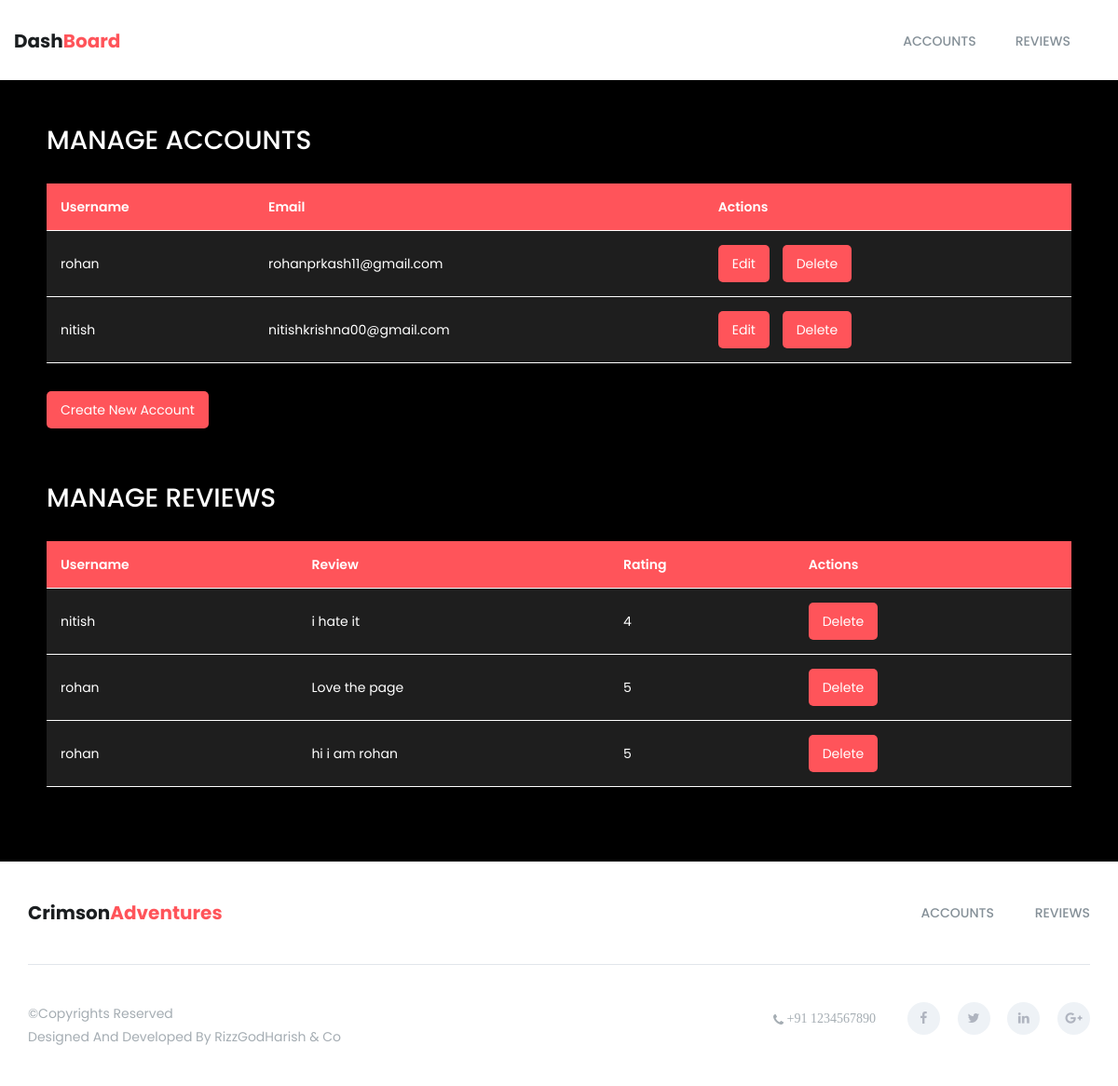
The page /admin_dashboard (signed in) on the database as committed earlier.
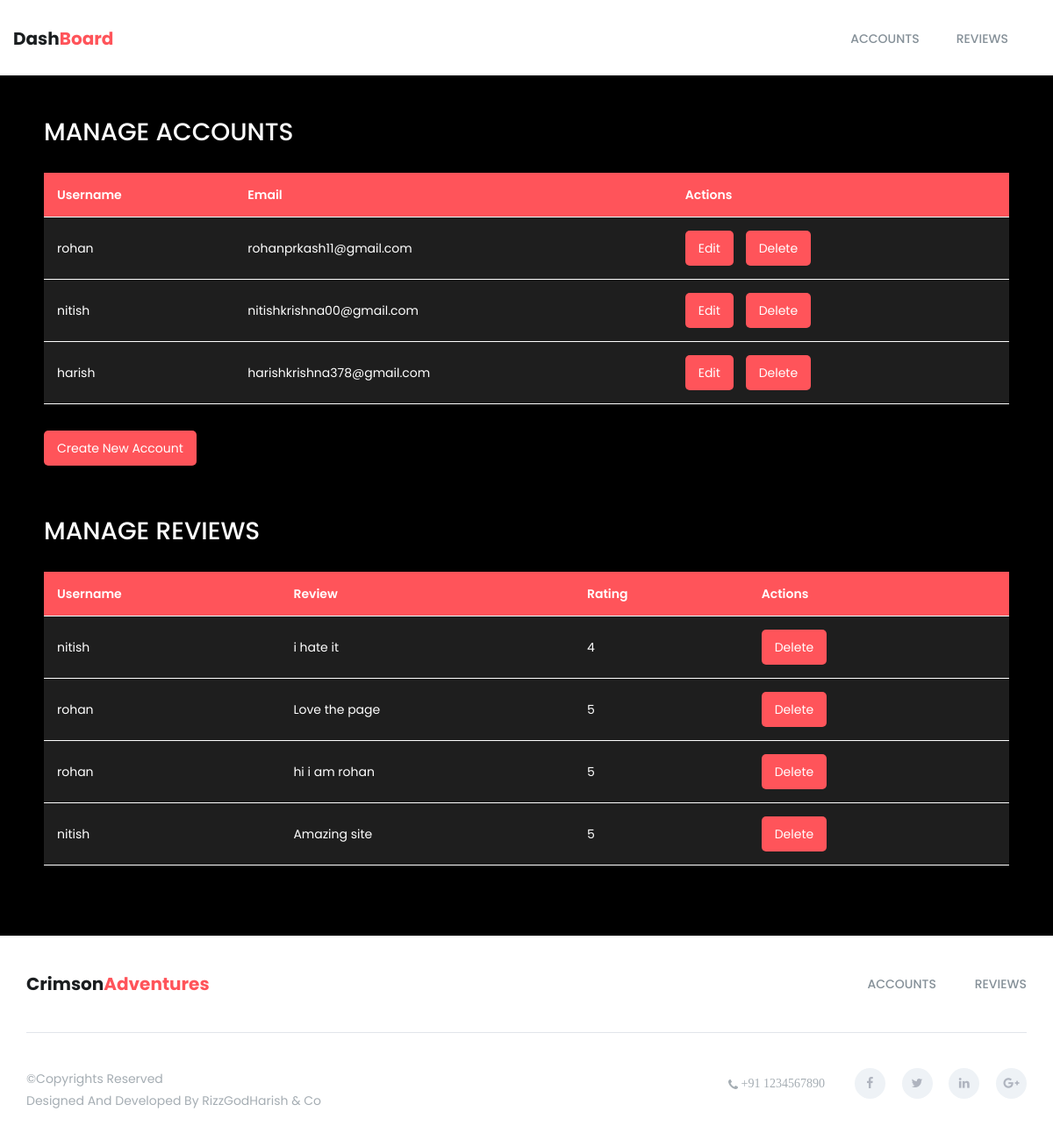
The same page on the database as committed later.
### tables this page shows
CREATE TABLE user (
                            id INTEGER PRIMARY KEY AUTOINCREMENT,
                            username TEXT UNIQUE NOT NULL,
                            email TEXT UNIQUE NOT NULL,
                            password TEXT NOT NULL
                        );

CREATE TABLE reviews (
                            id INTEGER PRIMARY KEY AUTOINCREMENT,
                            user_id INTEGER,
                            username TEXT,
                            rating INTEGER NOT NULL,
                            review_text TEXT,
                            created_at DATETIME DEFAULT CURRENT_TIMESTAMP,
                            FOREIGN KEY (user_id) REFERENCES user (id)
                        );

### app.py (the view)
@app.route('/admin_dashboard')
def admin_dashboard():
    if 'loggedin' in session:
        conn = get_db_connection()
        accounts = conn.execute('SELECT id, username, email FROM user').fetchall()
        reviews = conn.execute('SELECT id, username, review_text, rating FROM reviews').fetchall()
        conn.close()
        return render_template('admin_dashboard.html', accounts=accounts, reviews=reviews)
    else:
        flash('You need to log in as an admin to view this page.', 'danger')
        return redirect(url_for('login'))

### app.py (called while the page is built)
def get_db_connection():
    conn = sqlite3.connect('tourism_website.db')
    conn.row_factory = sqlite3.Row
    return conn

### templates/admin_dashboard.html (shortened to what this page needs)
<!doctype html>
<html class="no-js" lang="en">
<head>
    <link rel="stylesheet" href="{{ url_for('static', filename='css/font-awesome.min.css') }}">
    <link rel="stylesheet" href="{{ url_for('static', filename='css/linearicons.css') }}">
    <link rel="stylesheet" href="{{ url_for('static', filename='css/animate.css') }}">
    <link rel="stylesheet" href="{{ url_for('static', filename='css/flaticon.css') }}">
    <link rel="stylesheet" href="{{ url_for('static', filename='css/slick.css') }}">
    <link rel="stylesheet" href="{{ url_for('static', filename='css/slick-theme.css') }}">
    <link rel="stylesheet" href="{{ url_for('static', filename='css/bootstrap.min.css') }}">
    <link rel="stylesheet" href="{{ url_for('static', filename='css/bootsnav.css') }}">
    <link rel="stylesheet" href="{{ url_for('static', filename='css/style.css') }}">
    <link rel="stylesheet" href="{{ url_for('static', filename='css/responsive.css') }}">
</head>
<body>
    <section class="top-area">
        <div class="header-area">
            <nav class="navbar navbar-default bootsnav  navbar-sticky navbar-scrollspy" data-minus-value-desktop="70"
                data-minus-value-mobile="55" data-speed="1000">
                <div class="container">
                    <div class="navbar-header">
                        <a class="navbar-brand" href="index.html">Dash<span>Board</span></a>
                    </div>
                    <div class="collapse navbar-collapse menu-ui-design" id="navbar-menu">
                        <ul class="nav navbar-nav navbar-right" data-in="fadeInDown" data-out="fadeOutUp">
                            <li class="scroll"><a href="#accounts">Accounts</a></li>
                            <li class="scroll"><a href="#reviews">Reviews</a></li>
                        </ul>
                    </div>
                </div>
            </nav>
        </div>
    </section>
    <div class="content-section">
        <h2 id="accounts">Manage Accounts</h2>
        <table>
            <thead>
                <tr>
                    <th>Username</th>
                    <th>Email</th>
                    <th>Actions</th>
                </tr>
            </thead>
            <tbody>
                {% for account in accounts %}
                <tr>
                    <td>{{ account.username }}</td>
                    <td>{{ account.email }}</td>
                    <td>
                        <button class="btn" onclick="openModal('editModal{{ account.id }}')">Edit</button>
                        <button class="btn" onclick="openModal('deleteModal{{ account.id }}')">Delete</button>
                    </td>
                </tr>
                {% endfor %}
            </tbody>
        </table>
        <button class="btn" onclick="openModal('createAccountModal')">Create New Account</button>
        <br><br><br><br>
        <h2 id="reviews">Manage Reviews</h2>
        <table>
            <thead>
                <tr>
                    <th>Username</th>
                    <th>Review</th>
                    <th>Rating</th>
                    <th>Actions</th>
                </tr>
            </thead>
            <tbody>
                {% for review in reviews %}
                <tr>
                    <td>{{ review.username }}</td>
                    <td>{{ review.review_text }}</td>
                    <td>{{ review.rating }}</td>
                    <td>
                        <button class="btn" onclick="openModal('deleteReviewModal{{ review.id }}')">Delete</button>
                    </td>
                </tr>
                {% endfor %}
            </tbody>
        </table>
    </div>
    <footer id="footer" class="footer">
        <div class="container">
            <div class="footer-menu">
                <div class="row">
                    <div class="col-sm-3">
                        <div class="navbar-header">
                            <a class="navbar-brand" href="index.html">Crimson<span>Adventures</span></a>
                        </div>
                    </div>
                    <div class="col-sm-9">
                        <ul class="footer-menu-item">
                            <li class="scroll"><a href="#accounts">Accounts</a></li>
                            <li class="scroll"><a href="#reviews">Reviews</a></li>
                        </ul>
                    </div>
                </div>
            </div>
            <div class="hm-footer-copyright">
                <div class="row">
                    <div class="col-sm-5">
                        <p> &copy;Copyrights Reserved </p>
                        <p>Designed and developed by <a href="">RizzGodHarish & Co</a></p>
                    </div>
                    <div class="col-sm-7">
                        <div class="footer-social">
                            <span><i class="fa fa-phone"> +91 1234567890</i></span>
                            <a href="#"><i class="fa fa-facebook"></i></a>
                            <a href="#"><i class="fa fa-twitter"></i></a>
                            <a href="#"><i class="fa fa-linkedin"></i></a>
                            <a href="#"><i class="fa fa-google-plus"></i></a>
                        </div>
                    </div>
                </div>
            </div>
        </div>
    </footer>
</body>
</html>

### static/css/bootsnav.css (style rules this page uses)
nav.bootsnav .container { position: relative; }
nav.navbar.bootsnav { margin-bottom: 0; -moz-border-radius: 0px; -webkit-border-radius: 0px; -o-border-radius: 0px; border-radius: 0px; background-color: #fff; border: none; border-bottom: solid 1px #e0e0e0; z-index: 9; }
nav.navbar.bootsnav ul.nav > li > a { color: #6f6f6f; background-color: transparent; outline: none; margin-bottom: -2px; }
body { -webkit-transition: all 0.3s ease-in-out; -moz-transition: all 0.3s ease-in-out; -o-transition: all 0.3s ease-in-out; -ms-transition: all 0.3s ease-in-out; transition: all 0.3s ease-in-out; }
.wrap-sticky nav.navbar.bootsnav { position: absolute; width: 100%; left: 0; top: 0; }
@media (min-width: 1024px) { nav.navbar.bootsnav ul.nav > li > a { padding: 30px 15px; font-weight: 600; } }

### static/css/style.css (style rules this page uses)
* { padding: 0; margin: 0; }
* { -webkit-box-sizing:border-box; -moz-box-sizing:border-box; -o-box-sizing:border-box; -ms-box-sizing:border-box; box-sizing:border-box; }
body { font-family: 'Poppins', sans-serif; font-size:14px; color:#a09e9c; text-transform:initial; max-width:1920px; margin:0 auto; overflow-x:hidden; }
a,a:hover,a:active,a:focus { display:inline-block; text-decoration:none; color: #343a3f; font-size:16px; padding:0; font-weight: 500; text-transform: capitalize; }
h1,h2,h3,h4,h5,h6 { margin: 0; color:#343a3f; font-size: 18px; font-weight: 500; text-transform: capitalize; }
p { margin: 0; color:#767f86; font-size:14px; line-height: 1.8; text-transform: initial; }
ul { padding: 0; margin: 0 auto; list-style: none; }
ul li { list-style: none; }
select,input,textarea,button { box-shadow:none;outline:0!important; }
button { background: transparent;border: 0;font-size: 12px; }
html,body { height: 100%; }
nav.navbar.bootsnav { background-color:#fff; border-bottom: transparent; }
.navbar-header a.navbar-brand,.navbar-header a.navbar-brand:hover,.navbar-header a.navbar-brand:focus { display: inline-block; color: #1b1e20; font-size: 20px; font-weight: 700; padding: 34px 0px; text-transform:capitalize; }
.navbar-header a.navbar-brand span { display: inline-block;color:#ff545a;text-transform:capitalize; }
nav.navbar.bootsnav ul.nav > li > a { color: #859098; font-size: 14px; font-weight: 500; text-transform:uppercase; -webkit-transition: 0.3s linear; -moz-transition: 0.3s linear; -ms-transition: 0.3s linear; -o-transition: 0.3s linear; transition: 0.3s linear; }
nav.navbar.bootsnav ul.nav > li > a { padding:34px 21px; }
.menu-ui-design { overflow-y:scroll;height: 350px; }
.footer-menu { padding: 45px 0; }
.footer-menu .navbar-header { padding:0; }
.footer-menu .navbar-header a.navbar-brand,.footer-menu.footer-menu .navbar-header a.navbar-brand:hover,.footer-menu .navbar-header a.navbar-brand:focus { padding:0; height: 0; }
.footer-menu ul.footer-menu-item { text-align: right; }
.footer-menu ul.footer-menu-item li { display: inline-block; }
.footer-menu ul.footer-menu-item li a { color: #859098; font-size: 14px; text-transform: uppercase; padding-left: 40px; -webkit-transition:0.3s linear; -moz-transition:0.3s linear; -o-transition:0.3s linear; transition:0.3s linear; }
.hm-footer-copyright { padding: 40px 0; border-top: 1px solid #e1e5eb; }
.hm-footer-copyright p,.hm-footer-copyright p a { color: #a5adb3; font-size: 14px; font-weight: 400; text-transform: capitalize; }
.footer-social { text-align: right; }
.footer-social .fa-phone:before { position: relative; top: 2px; }
.footer-social a ,.footer-social span { display: inline-block; color: #afb4bf; font-size: 14px; margin-left: 15px; -webkit-transition: .3s; -moz-transition:.3s; -ms-transition:.3s; -o-transition:.3s; transition: .3s; }
.footer-social a { width: 35px; height: 35px; line-height: 35px; background: #eef2f6; text-align: center; border-radius: 50%; }
.footer-social span { margin-right:15px;margin-left: 0;color: #a5adb3; }

Rows that differ between the two databases and show on the page:
added user: username "harish", email "harishkrishna378@gmail.com"
added reviews: username "nitish", review_text "Amazing site", rating "5"
